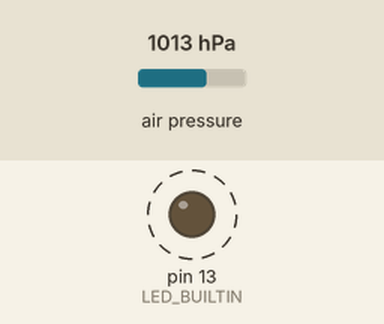
Bench run of a sketch on a simulated Arduino Uno, built with avr-gcc and run on an emulated ATmega328P. On the bench: output pins drawn as LEDs (lit = HIGH). Dashed ring = blinking. Inputs (shaded band) come from the test bench; at power-on: air pressure 1013 hPa. What the sketch prints to the serial monitor is not drawn.

Above: at 2.1 s.
Timing chart, 0 to 5.6 s (numbered marks = the images above):
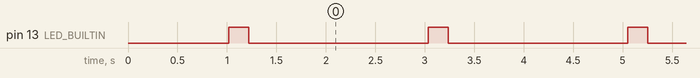

Measured:
- by itself, pin 13 (LED_BUILTIN): alternates HIGH for 0.20 s and LOW for 1.8 s

The sketch:

pressure_bm280_sensor_bt.ino
```cpp
/*
BN: Arduino/Genuino Uno
VID: 0x2341
PID: 0x0043
SN: 857303139363515181D2
Windows: COM8
Raspian: /dev/ttyArduinoPre
 */
/*
BN: Arduino/Genuino Uno
VID: 0x2341
PID: 0x0043
SN: 75735353238351205232
*/
#include "Seeed_BME280.h"
#include <SoftwareSerial.h>

// Plug on port I2C
// http://wiki.seeedstudio.com/Grove-Barometer_Sensor-BME280/
// Unit: Pa
BME280 bme280;

#define RxD 6
#define TxD 7

SoftwareSerial blueToothSerial(RxD,TxD);

void setup(void)
{
  pinMode(LED_BUILTIN, OUTPUT);
  Serial.begin(9600);
  Serial.println("Starting preasure BM280");

  int i = bme280.init();
  Serial.println("pre:"+String(i));
  blueToothSerial.begin(9600);
//  setupBlueToothConnection();
  delay(1000);

}

void loop(void)
{
    float pre = bme280.getPressure();
    Serial.println("pre:"+String(pre));
    blueToothSerial.println("pre:"+String(pre));
    digitalWrite(LED_BUILTIN, HIGH);
    delay(200);
    digitalWrite(LED_BUILTIN, LOW);
    delay(1800);

}

void setupBlueToothConnection()
{
  // http://wiki.seeedstudio.com/Grove-Serial_Bluetooth_v3.0/
  // See also https://www.teachmemicro.com/arduino-bluetooth/
  Serial.println("Setup BT");
  blueToothSerial.print("AT");
  delay(400);
  blueToothSerial.print("AT+DEFAULT"); // Restore all setup value to factory setup
  delay(2000);
  blueToothSerial.print("AT+NAMEprebt"); // set the bluetooth name as "SeeedMaster" ,the length of bluetooth name must less than 12 characters.
  delay(400);
  blueToothSerial.print("AT+PIN1234"); // PIN Code default 1234
  delay(400);
  blueToothSerial.print("AT+AUTH0");   // No Auth
  delay(400);
  blueToothSerial.flush();
}
```
